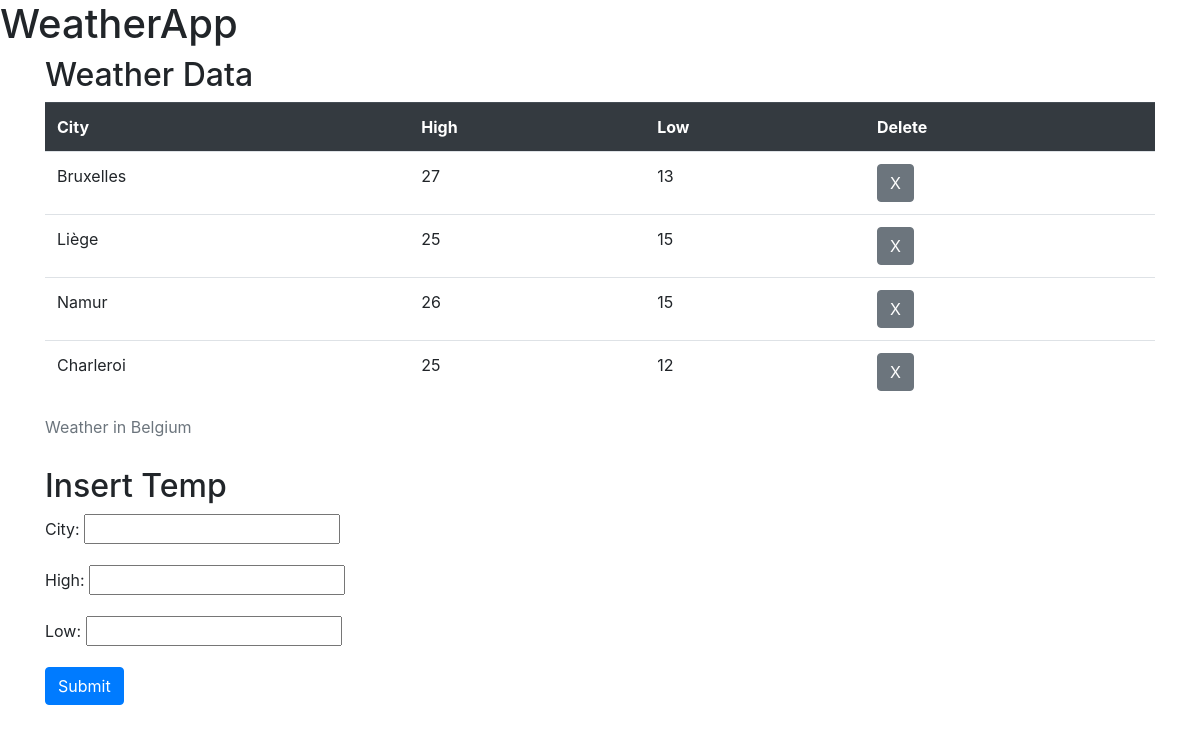
Before: / with the older database file.
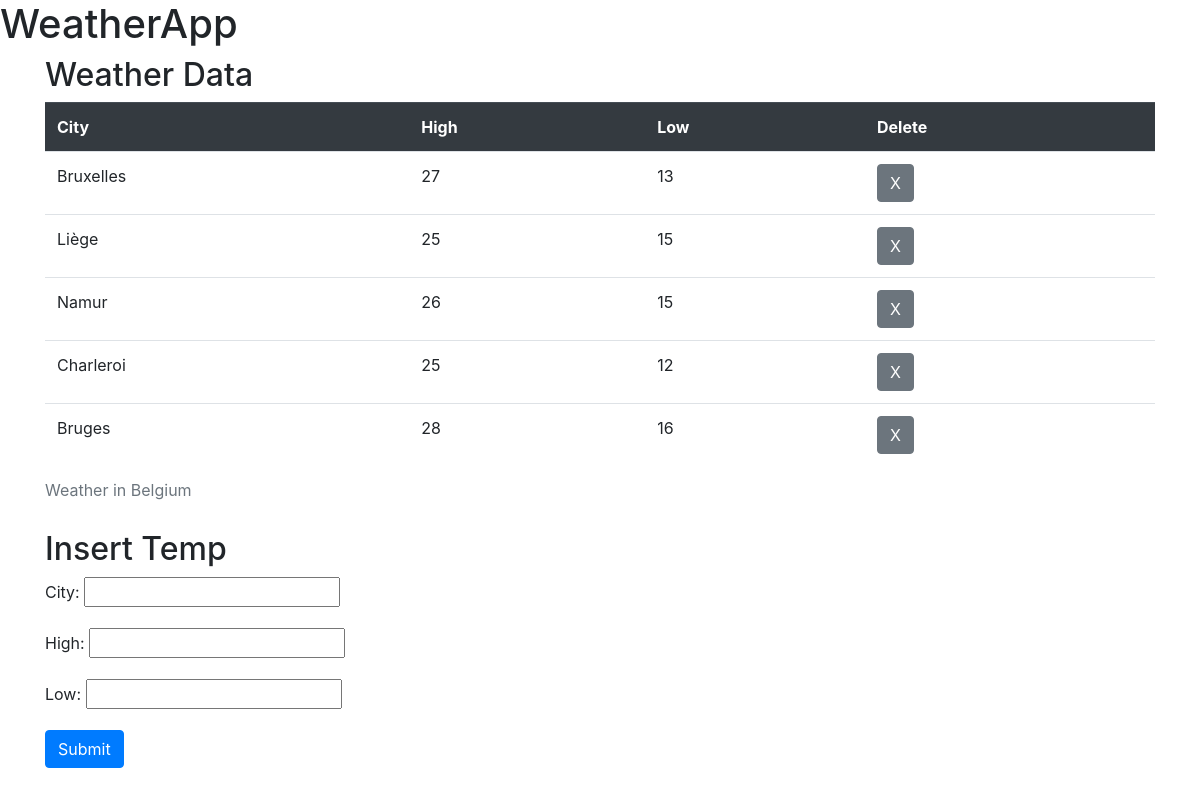
After: the same page with the newer database file.
### www/controllers/controller.php (called while the page is built, shortened)
<?php
require_once('models/WeatherManager.php');
function getPage()
{
    $weatherManager = new \StephaneLeonard\WeatherApp\Model\WeatherManager();
    $weatherData = $weatherManager->getWeatherData();
    require 'Views/weatherView.php';
}

### www/index.php (called while the page is built)
<?php
try {
    require_once './controllers/controller.php';
    getPage();
} catch (Exception $e) {
    echo 'Erreur : ' . $e->getMessage();
}

### www/models/WeatherManager.php (called while the page is built, shortened)
<?php
class WeatherManager extends Manager
{
    public function getWeatherData()
    {
        $db = $this->dbConnect();
        return $db->query('SELECT * FROM Météo');
    }
}

### www/Views/weatherView.php (the view, shortened to what this page needs)
<h2>Weather Data</h2>
<table class="table">
    <caption>Weather in Belgium</caption>
    <tr scope="row" class='thead-dark'>
        <th id='city' scope="col">City</th>
        <th id='high' scope="col">High</th>
        <th id='low' scope="col">Low</th>
        <th id='del' scope="col">Delete</th>
    </tr>
    <?php
    while ($data = $weatherData->fetch()) {
    ?>
        <tr>
            <td><?= $data['ville'] ?></td>
            <td><?= $data['haut'] ?></td>
            <td><?= $data['bas'] ?></td>
            <td>
                <form action="index.php" method="post">
                    <button type="submit" name="submit" value=<?= $data['ville'] ?> class="btn btn-secondary">X</button>
                </form>
            </td>
        </tr>
    <?php
    }
    ?>
</table>
<h2>Insert Temp</h2>
<form action="index.php" method="POST">
    <div class="form-group">
        <label for="city">City: </label>
        <input type="text" id="city" name="city" aria-describedby="city">
    </div>
    <div class="form-group">
        <label for="high">High: </label>
        <input type="text" id="high" name="high" aria-describedby="high">
    </div>
    <div class="form-group">
        <label for="low">Low: </label>
        <input type="text" id="low" name="low" aria-describedby="low">
    </div>
    <button type="submit" class="btn btn-primary">Submit</button>
</form>
<?php $content = ob_get_clean(); ?>
<?php require('template.php');

### www/Views/template.php (shortened to what this page needs)
<!DOCTYPE html>
<html lang="en">
<head>
    <link rel="stylesheet" href="https://stackpath.bootstrapcdn.com/bootstrap/4.4.1/css/bootstrap.min.css">
</head>
<body>
    <header>
        <h1>WeatherApp</h1>
    </header>
    <main>
        <div class="container">
            <?= $content ?>
        </div>
    </main>
</body>
</html>

Changed rows visible on the page:
added météo: ville "Bruges", haut "28", bas "16"
